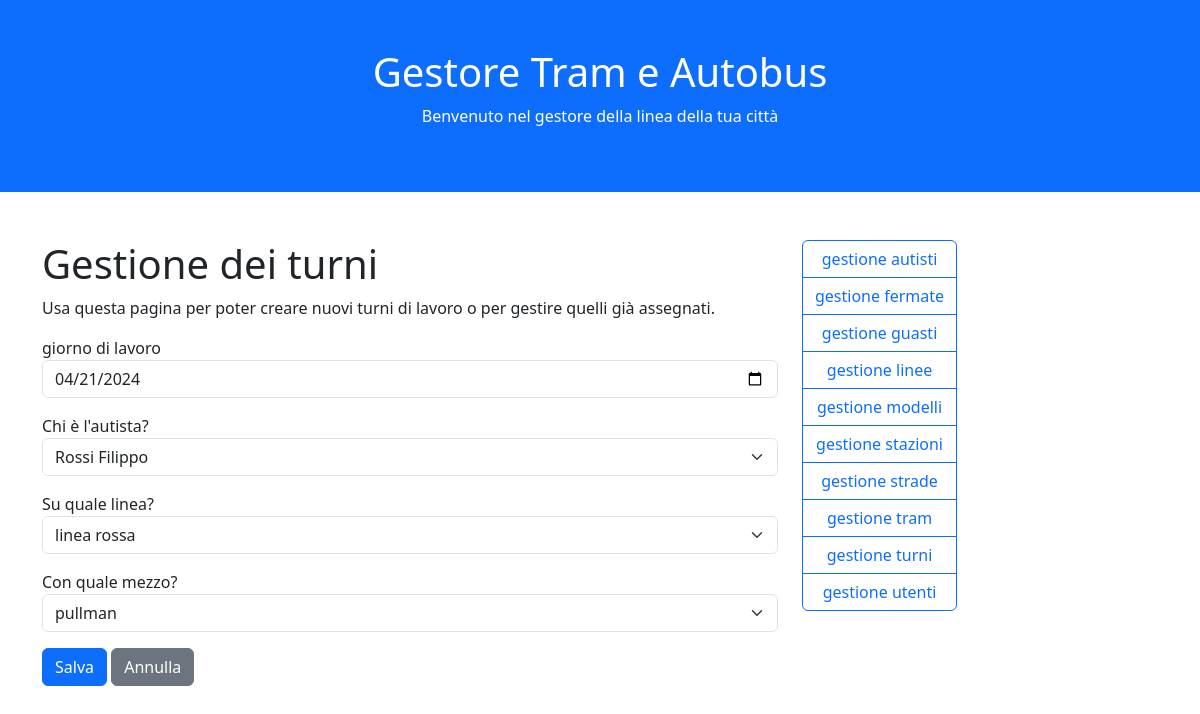
/Tram/moduli/turni.php?azione=modifica&id=1, run on the app's committed database.
### tables this page shows
CREATE TABLE turni (
    idturno integer primary key autoincrement,
    idautista integer,
    idlinea integer,
    idmezzo integer,
    giorno date
);

CREATE TABLE linee (
    idlinea integer primary key autoincrement,
    linea text
);

CREATE TABLE mezzi (
    idmezzo integer primary key autoincrement,
    mezzo text,
    targa text,
    passeggeri int
, idmodello int);

### Tram/funzioni.php (the view, shortened to what this page needs)
<?php
	function EseguiDB($sql, $salva = false){
		$dbcon = new SQLite3(NOMEDB);
			$dati = $dbcon->query($sql);
		return $dati;
	}
	function ApriForm($azione = null, $metodo = "post"){
		if($azione == null){
			echo "<form method='".$metodo."'>";
		} else {
			echo "<form action='".$azione."' method='".$metodo."'>";
		}
	}
	function ChiudiForm($salva = "Salva", $annulla = "Annulla"){
		echo "
			<button class='btn btn-primary'>".$salva."</button>
			<button type='reset' class='btn btn-secondary'>".$annulla."</button>
			</form>";
	}
	function ScriviCampo($id, $label, $valore = "", $tipo = "text", $classe = "form-control"){
		switch($tipo){
			default:
				echo "<p class='form-group'>
							<label for='".$id."'>".$label."</label>
							<input value='".$valore."' type='".$tipo."' id='".$id."' name='".$id."' class='".$classe."' />
						</p>";
			break;
		}
	}
	function ScriviTendina($id, $label, $chiave, $descrizione, $tabella, $valore = 0){
		$dati = EseguiDB("SELECT ".$chiave.", ".$descrizione."
							FROM ".$tabella."
							ORDER BY ".$descrizione.";");
		$opzioni = [];
		while($riga = $dati->fetchArray()){
			if($riga[$chiave] == $valore){
				$opzioni[] = "<option selected value=".$riga[$chiave].">
								".$riga[$descrizione]."
								</option>";
			} else {
				$opzioni[] = "<option value=".$riga[$chiave].">
								".$riga[$descrizione]."
								</option>";
			}
		}
		$opzioni = implode("", $opzioni);
		echo "<p class='form-group'>
					<label for='".$id."'>".$label."</label>
					<select class='form-select' id='".$id."' name='".$id."'>
						".$opzioni."
					</select>
				</p>";
	}

### data on the page
turni: giorno "04/21/2024"
linee: idlinea "linea rossa"
mezzi: idmezzo "pullman"

### other printed values
$label "giorno di lavoro"
$label "Chi è l'autista? Su quale linea? Con quale mezzo?"
$salva "Salva"
$annulla "Annulla"
$pezzi[0] "autisti"
$pezzi[0] "fermate"
$pezzi[0] "guasti"
$pezzi[0] "linee"
$pezzi[0] "modelli"
$pezzi[0] "stazioni"
$pezzi[0] "strade"
$pezzi[0] "tram"
$pezzi[0] "turni"
$pezzi[0] "utenti"
form field idautista "Rossi Filippo"
